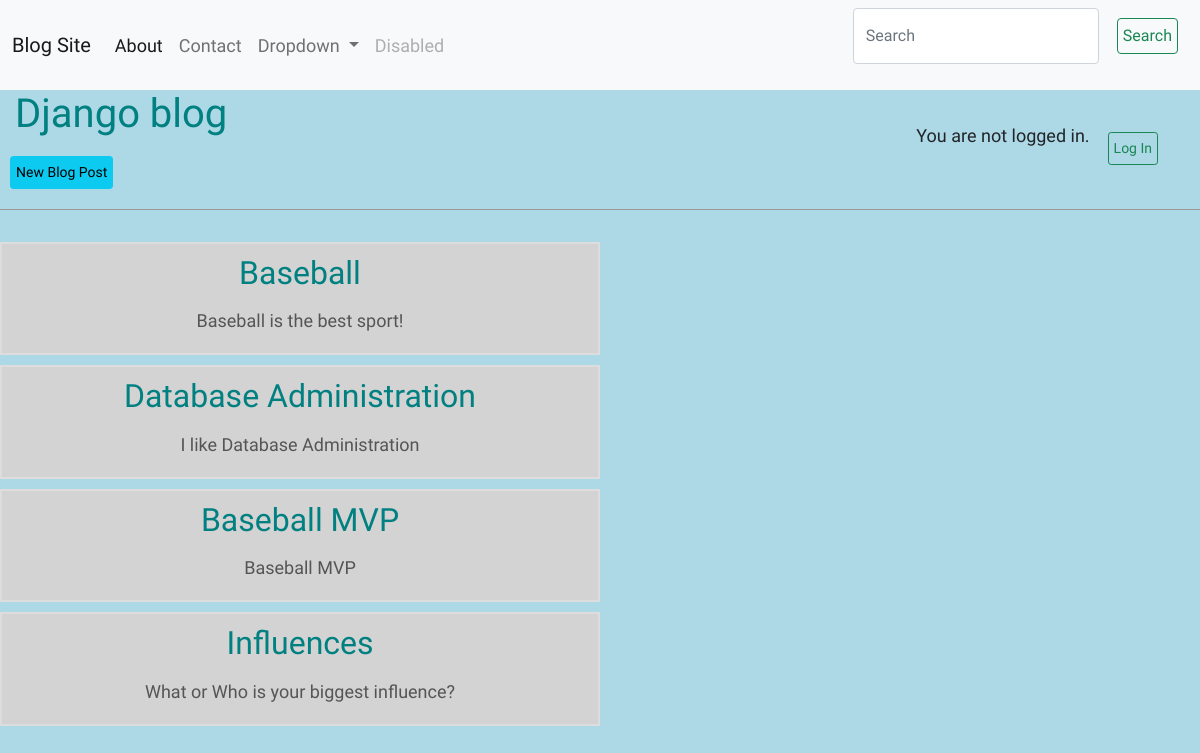
The page / on the database its author committed.
### blog/models.py (models this page shows, shortened)
class Post(models.Model):
    title = models.CharField(max_length=200)
    author = models.ForeignKey('auth.User', on_delete=models.CASCADE,)
    body = models.TextField()

### blog/views.py (the view)
# urls.py: path('', BlogListView.as_view(), name='home')
class BlogListView(ListView):
    model = Post
    template_name = 'home.html'

### templates/home.html
{% extends 'base.html' %}
{% block content %}
    {% for post in object_list %}
    <div class="post-entry">
        <h2><a href="{% url 'post_detail' post.pk %}">{{ post.title }}</a></h2>
        <p>{{ post.body }}</p>
    </div>
{% endfor %}
{% endblock content %}

### static/css/base.css (style rules this page uses)
body { background-color: lightblue; font-family: 'Source Sans Pro', sans-serif; font-size: 18px; }
.post-entry { padding: 2px 6px 4px 6px; color: #555555; background-color: lightgray; border: #dddddd 2px solid; text-align: center; width: 50%; margin: 10px 0px 10px 0px; }
.post-entry h2 { color: teal; margin: 0.5rem 0; }
.post-entry h2 a, .post-entry h2 a:visited { color: teal; text-decoration: none; }
.post-entry p, .btn { margin: 10px; padding: 5px; }

### rows shown on the page
Post: title "Baseball", body "Baseball is the best sport!"
Post: title "Database Administration", body "I like Database Administration"
Post: title "Baseball MVP", body "Baseball MVP"
Post: title "Influences", body "What or Who is your biggest influence?"
